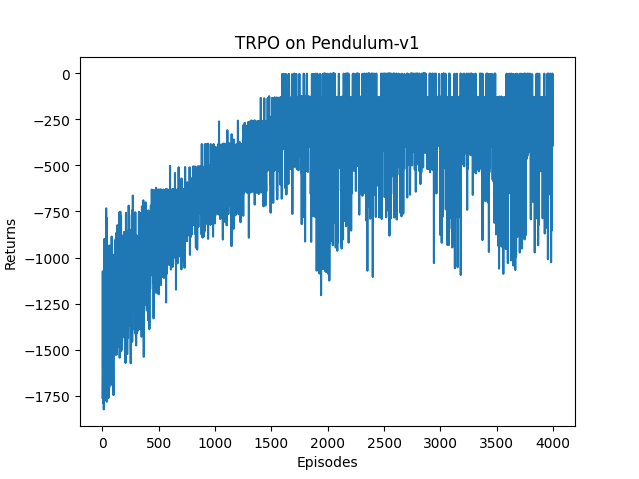

The script that saved this image:
#!/usr/bin/env python3
# -*- coding: utf-8 -*-
import copy
from pathlib import Path

import gymnasium as gym
import torch
import torch.nn.functional as F
import numpy as np
import matplotlib.pyplot as plt
from tqdm import tqdm



#===============================================================================
# 策略网络
#===============================================================================
class PolicyNetContinuous(torch.nn.Module):
    def __init__(self, state_dim, hidden_dim, action_dim):
        super(PolicyNetContinuous, self).__init__()
        self.fc1 = torch.nn.Linear(state_dim, hidden_dim)
        self.fc_mu = torch.nn.Linear(hidden_dim, action_dim)
        self.fc_std = torch.nn.Linear(hidden_dim, action_dim)

    def forward(self, x):
        x = F.relu(self.fc1(x))
        mu = 2.0 * torch.tanh(self.fc_mu(x))
        std = F.softplus(self.fc_std(x))
        return mu, std                                          # 均值 标准差


#===============================================================================
# 价值网络
#===============================================================================
class ValueNet(torch.nn.Module):
    def __init__(self, state_dim, hidden_dim):
        super(ValueNet, self).__init__()
        self.fc1 = torch.nn.Linear(state_dim, hidden_dim)
        self.fc2 = torch.nn.Linear(hidden_dim, 1)

    def forward(self, x):
        x = F.relu(self.fc1(x))
        return self.fc2(x)                          # 当前状态价值估计,标量



#===============================================================================
# TRPO算法
#===============================================================================
class TRPOContinuous:
    def __init__(self, hidden_dim, state_space, action_space, lmbda, kl_constraint, alpha, critic_lr, gamma, device):
        state_dim = state_space.shape[0]
        action_dim = action_space.shape[0]

        self.actor = PolicyNetContinuous(state_dim, hidden_dim, action_dim).to(device)
        self.critic = ValueNet(state_dim, hidden_dim).to(device)
        
        self.critic_optimizer = torch.optim.Adam(self.critic.parameters(), lr=critic_lr)
        
        self.gamma = gamma
        self.lmbda = lmbda                                      # GAE参数
        self.kl_constraint = kl_constraint                      # kl距离最大限制
        self.alpha = alpha                                      # 线性搜索参数
        self.device = device
        

    def take_action(self, state):
        state = torch.tensor(np.array([state]), dtype=torch.float).to(self.device)
        mu, std = self.actor(state)                             # 输出连续动作的高斯分布参数
        action_dist = torch.distributions.Normal(mu, std)       # 
        action = action_dist.sample()                           # 根据概率分布进行1次随机采样,返回1个张量,形状为(1,)
        return [action.item()]                                  # Pendulum 期望形状为 (1,) 的连续动作
    

    # 计算黑塞矩阵和一个向量的乘积
    def hessian_matrix_vector_product(self, states, old_action_dists, vector, damping=0.1):
        mu, std = self.actor(states)
        new_action_dists = torch.distributions.Normal(mu, std)
        kl = torch.mean(torch.distributions.kl.kl_divergence(old_action_dists, new_action_dists)) # 计算平均 KL 距离
        kl_grad = torch.autograd.grad(kl, self.actor.parameters(), create_graph=True)
        
        kl_grad_vector = torch.cat([grad.view(-1) for grad in kl_grad])
        kl_grad_vector_product = torch.dot(kl_grad_vector, vector)
        grad2 = torch.autograd.grad(kl_grad_vector_product, self.actor.parameters())
        grad2_vector = torch.cat([grad.contiguous().view(-1) for grad in grad2])

        return grad2_vector + damping * vector


    # 共轭梯度法求解方程(求解线性系统 Hx=g)
    def conjugate_gradient(self, grad, states, old_action_dists): 
        x = torch.zeros_like(grad)
        r = grad.clone()
        p = grad.clone()
        rdotr = torch.dot(r, r)
        for i in range(10):                                                     # 共轭梯度主循环
            Hp = self.hessian_matrix_vector_product(states, old_action_dists, p)
            alpha = rdotr / (torch.dot(p, Hp) + 1e-8)
            x += alpha * p
            r -= alpha * Hp
            new_rdotr = torch.dot(r, r)
            if new_rdotr < 1e-10:
                break
            beta = new_rdotr / rdotr
            p = r + beta * p
            rdotr = new_rdotr
        return x

    # 计算策略目标
    def compute_surrogate_obj(self, states, actions, advantage, old_log_probs, actor): 
        mu, std = actor(states)
        action_dists = torch.distributions.Normal(mu, std)
        log_probs = action_dists.log_prob(actions)
        ratio = torch.exp(log_probs - old_log_probs)                            # e**(当前动作概率 - 上一动作概率)
        return torch.mean(ratio * advantage)                                    # 平均值(概率比值 * 优势函数)


    # 线性搜索
    def line_search(self, states, actions, advantage, old_log_probs, old_action_dists, max_vec):
        old_para = torch.nn.utils.convert_parameters.parameters_to_vector(self.actor.parameters())
        old_obj = self.compute_surrogate_obj(states, actions, advantage, old_log_probs, self.actor)
        for i in range(15):                                                     # 线性搜索主循环
            coef = self.alpha ** i
            new_para = old_para + coef * max_vec
            new_actor = copy.deepcopy(self.actor)
            torch.nn.utils.convert_parameters.vector_to_parameters(new_para, new_actor.parameters())
            mu, std = new_actor(states)
            new_action_dists = torch.distributions.Normal(mu, std)
            kl_div = torch.mean(torch.distributions.kl.kl_divergence(old_action_dists, new_action_dists))
            new_obj = self.compute_surrogate_obj(states, actions, advantage, old_log_probs, new_actor)
            if new_obj.item() > old_obj.item() and kl_div.item() < self.kl_constraint:
                return new_para
        return old_para


    # 更新策略函数
    def policy_learn(self, states, actions, old_action_dists, old_log_probs, advantage):
        surrogate_obj = self.compute_surrogate_obj(states, actions, advantage, old_log_probs, self.actor)
        grads = torch.autograd.grad(surrogate_obj, self.actor.parameters())         # 计算代理函数关于 actor 网络所有参数的梯度
        obj_grad = torch.cat([grad.view(-1) for grad in grads]).detach()            # 获取梯度值g
        descent_direction = self.conjugate_gradient(obj_grad, states, old_action_dists) # 用共轭梯度法计算 x = H^(-1)g
        Hd = self.hessian_matrix_vector_product(states, old_action_dists, descent_direction)        # 黑塞矩阵向量积
        max_coef = torch.sqrt(2 * self.kl_constraint / (torch.dot(descent_direction, Hd) + 1e-8))   # 计算缩放因子
        new_para = self.line_search(states, actions, advantage, old_log_probs, old_action_dists, descent_direction * max_coef) # 线性搜索
        torch.nn.utils.convert_parameters.vector_to_parameters(new_para, self.actor.parameters()) # 用线性搜索后的参数更新策略

    # 新策略参数 = 就策略参数 + KLK范围内的更新
    #----------------------------------------------------------------------------------------------
    # 更新policy网络参数: TRPO 的特殊流程更新
    # 更新critic网络参数: 普通 优化器(Adam) 和 均方误差损失(MSE) 更新
    def update(self, transition_dict):
        states = torch.tensor(np.array(transition_dict['states']), dtype=torch.float).to(self.device)
        actions = torch.tensor(transition_dict['actions'], dtype=torch.float).view(-1, 1).to(self.device)
        rewards = torch.tensor(transition_dict['rewards'], dtype=torch.float).view(-1, 1).to(self.device)
        next_states = torch.tensor(np.array(transition_dict['next_states']), dtype=torch.float).to(self.device)
        dones = torch.tensor(transition_dict['dones'], dtype=torch.float).view(-1, 1).to(self.device)
        
        rewards = (rewards + 8.0) / 8.0  # 对奖励进行修改,方便训练
        
        # 计算TD target 和 TD error
        td_target = rewards + self.gamma * self.critic(next_states) * (1 - dones)   # TD_target = r + !Qn+1(s,a)
        td_delta = td_target - self.critic(states)                                  # TD_error = TD_target - Qn(s,a)
        
        # 使用 均方误差损失(MSE) 计算 优势函数(advantage)
        advantage = compute_advantage(self.gamma, self.lmbda, td_delta.cpu()).to(self.device)
        
        # 记录策略网络数据
        mu, std = self.actor(states)
        old_action_dists = torch.distributions.Normal(mu.detach(), std.detach())     # 创建离散分类分布
        old_log_probs = old_action_dists.log_prob(actions)
        
        # 价值网络计算与更新
        critic_loss = F.mse_loss(self.critic(states), td_target.detach())           # 计算价值网络的均方误差(MSE)
        self.critic_optimizer.zero_grad()                                           # 价值网络清零梯度
        critic_loss.backward()                                                      # 价值网络反向传播,计算梯度
        self.critic_optimizer.step()                                                # 价值网络梯度更新参数
        
        # 策略网络计算与更新
        self.policy_learn(states, actions, old_action_dists, old_log_probs, advantage)

    # 保存训练的模型
    def save(self, path):
        torch.save(self.actor.state_dict(), path)
        print(f"模型已保存到: {path}")

    # 加载训练的模型
    def load(self, path):
        self.actor.load_state_dict(torch.load(path, map_location=self.device))
        self.actor.eval()
        print(f"模型已加载自: {path}")



#===============================================================================
# 优势函数(广义优势估计)
#===============================================================================
def compute_advantage(gamma, lmbda, td_delta):
    td_delta = td_delta.detach().numpy()                                # TD_error
    advantage_list = []
    advantage = 0.0
    for delta in td_delta[::-1]:                                        # 逆序遍历TD误差（从后往前）
        advantage = gamma * lmbda * advantage + delta                   # GAE递推公式,逆向递推
        advantage_list.append(advantage)
    advantage_list.reverse()                                            # 恢复正向顺序
    return torch.tensor(np.array(advantage_list), dtype=torch.float)    # 转回Tensor


#===============================================================================
# 在线策略训练智能体
#===============================================================================
def train_on_policy_agent(env, agent, num_episodes):
    return_list = []
    episodes_per_iteration = int(num_episodes / 10)

    for i in range(10):
        with tqdm(total=episodes_per_iteration, desc='Iteration %d' % i) as pbar:
            for i_episode in range(episodes_per_iteration):
                global_episode = i * episodes_per_iteration + i_episode + 1
                episode_return = 0
                transition_dict = {'states': [], 'actions': [], 'next_states': [], 'rewards': [], 'dones': []}
                state, info = env.reset()
                done = False
                while not done:
                    action = agent.take_action(state)
                    next_state, reward, terminated, truncated, _ = env.step(action)
                    done = terminated or truncated

                    transition_dict['states'].append(state)
                    transition_dict['actions'].append(action)
                    transition_dict['next_states'].append(next_state)
                    transition_dict['rewards'].append(reward)
                    transition_dict['dones'].append(done)

                    state = next_state
                    episode_return += reward

                return_list.append(episode_return)

                agent.update(transition_dict)

                if (i_episode + 1) % 10 == 0:
                    pbar.set_postfix({'episode': '%d' % global_episode, 'return': '%.3f' % np.mean(return_list[-10:])})
                pbar.update(1)
    return return_list



#===============================================================================
# 主函数
#===============================================================================
def main():
    env_name = 'Pendulum-v1'
    env = gym.make(env_name)

    env.reset(seed=0)
    torch.manual_seed(0)
    env.action_space.seed(0)

    hidden_dim = 128                                # 隐藏层数
    lmbda = 0.90                                    # 工程中一般就用这个值(控制bias与variance的折中)
    kl_constraint = 0.00005                         # KL散度参数
    alpha = 0.5                                     # 线性搜索缩放系数
    critic_lr = 1e-2                                # 价值网络学习率
    gamma = 0.90                                    # 折扣因子
    device = torch.device("cuda") if torch.cuda.is_available() else torch.device("cpu")
    agent = TRPOContinuous(hidden_dim, env.observation_space, env.action_space, lmbda, kl_constraint, alpha, critic_lr, gamma, device)

    model_path = Path(__file__).resolve().parent / "trpo_pendulum.pth"
    num_episodes = 4000
    return_list = train_on_policy_agent(env, agent, num_episodes)
    agent.save(model_path)

    episodes_list = list(range(len(return_list)))
    plt.plot(episodes_list,return_list)
    plt.xlabel('Episodes')
    plt.ylabel('Returns')
    plt.title('TRPO on {}'.format(env_name))
    plt.show()










if __name__ == "__main__":
    main()
